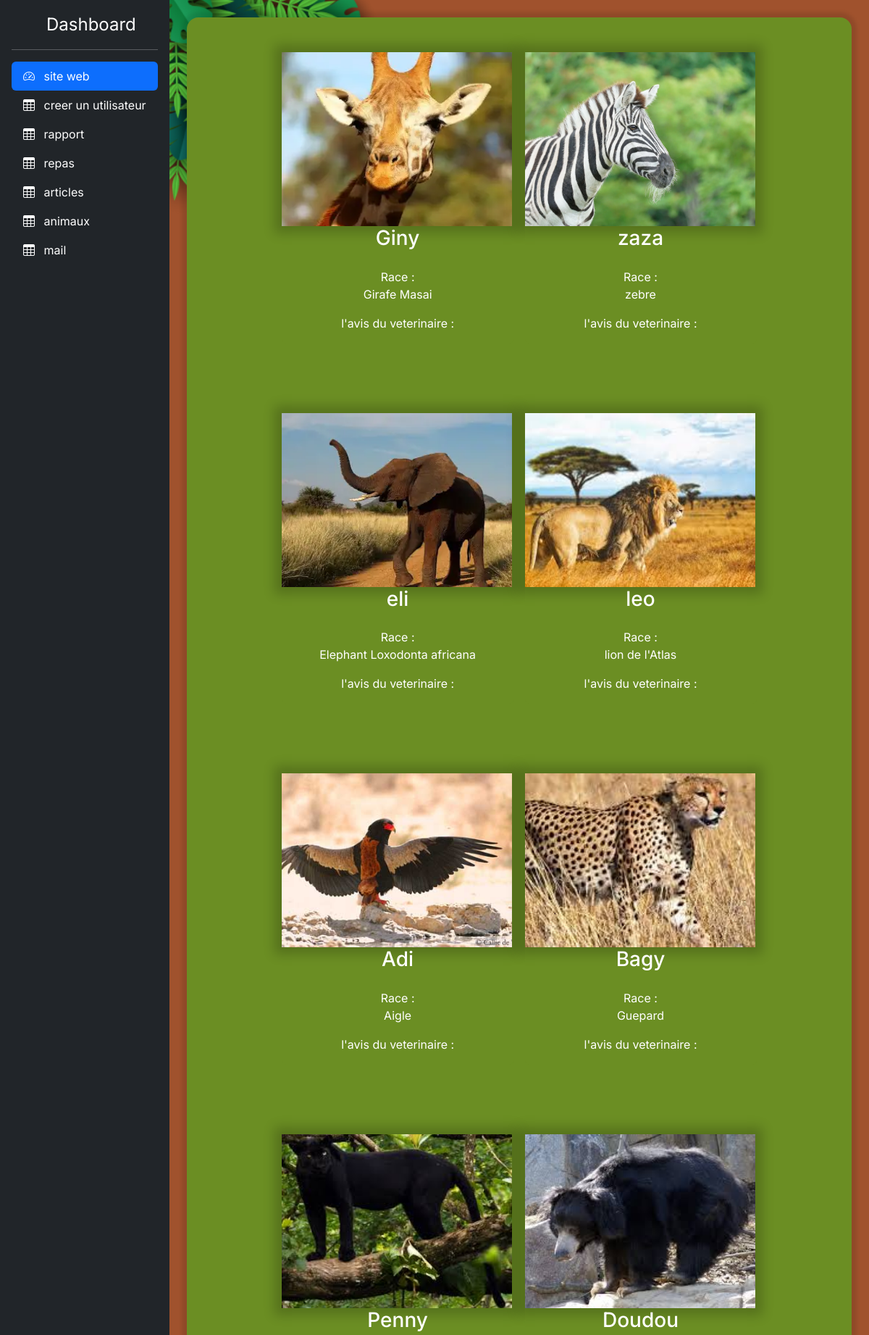
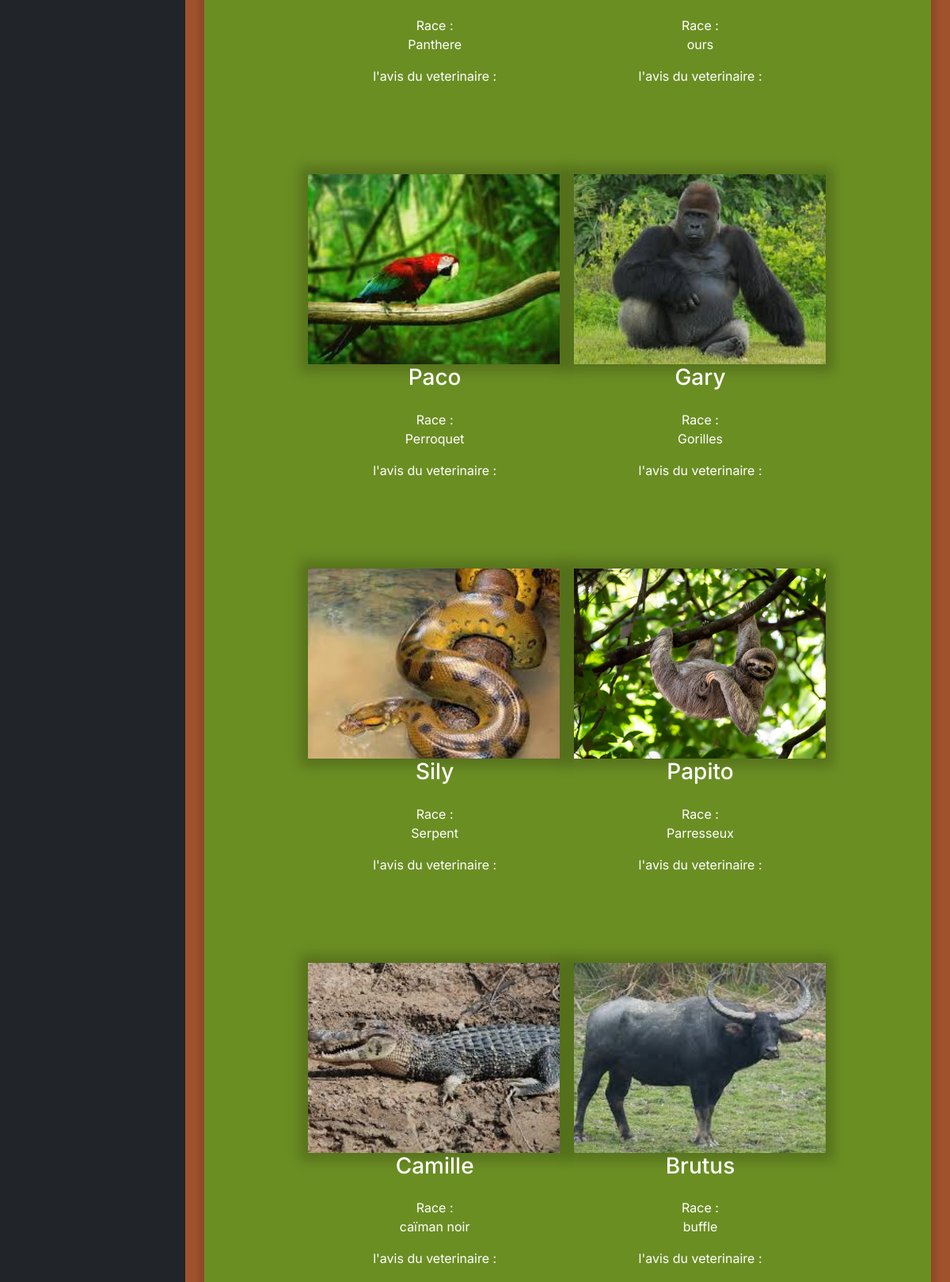
The app's page /admin/templates/animauxcrud.php (signed in, upper part) with its own data (2 pictures, top to bottom).
### tables this page shows
CREATE TABLE animaux
(
    id integer AUTO_INCREMENT PRIMARY KEY,
    prénom varchar(250) not null,
    race varchar(250) not null ,
    habitat integer,
    images integer,
    foreign key (habitat) REFERENCES habitat(id),
    foreign key (images) REFERENCES images(id)
);

CREATE TABLE images
(
    id integer AUTO_INCREMENT PRIMARY KEY,
    chemin varchar(250) null,
    infos varchar(250)
);

### lib/content-index.php (called while the page is built, shortened)
<?php
function getAnimal($pdo) {
    $query = $pdo->prepare("SELECT animaux.id AS animal_id, animaux.prénom, animaux.race, habitat.titre AS habitat_titre, avis_veto.commentaire AS commentaire_veto, avis_veto.date_creation AS date_avis, images.chemin AS image_path FROM habitat LEFT JOIN animaux ON animaux.habitat = habitat.id LEFT JOIN images ON images.id = animaux.images LEFT JOIN avis_veto ON avis_veto.animal_id = animaux.id AND avis_veto.date_creation = ( SELECT MAX(date_creation) FROM avis_veto AS av WHERE av.animal_id = animaux.id );
    ");
    $query->execute();
    $getAnimal=$query->fetchAll(PDO::FETCH_ASSOC);
    return $getAnimal;
};

### admin/templates/animauxcrud.php (the view, shortened to what this page needs)
<?php
require_once "/xampp/htdocs/ZooArcadia/lib/pdo.php";
require_once "/xampp/htdocs/ZooArcadia/lib/content-index.php";
require_once "/xampp/htdocs/ZooArcadia/admin/templates/header.php";
$getAnimal= getAnimal($pdo );
?>
<div class="d-flex justify-content-center mb-4 ">
    <div class="d-flex justify-content-center block-contain container rounded-4 ">
        <div class="row g-0 position-relative align-items-center text-center w-75">
            <?php
        foreach ($getAnimal as $key=>$getAnimals) {
            ?>
            <div class="col-md-6 mb-md-0 p-md-4 d-flex justify-content-center align-items-center flex-column ">
                <div class=" card mycard mb-4 mt-4" style="width: 20rem;">
                    <img src="<?=$getAnimals["image_path"]?>" class="imgcontents img-fluid " alt="...">
                    <h3><?= $getAnimals["prénom"]?></h3>
                    <div class="card-body">
                        <p class="card-text">Race :<br> <?=$getAnimals["race"]?></p>
                    </div>
                    <div>
                        <p>l'avis du veterinaire :<br> <?=$getAnimals["commentaire_veto"]?></p>
                    </div>
                </div>
            </div>
            <?php
 };
?>
        </div>
    </div>
</div>

### records on screen
animaux: images.chemin (picture), prénom "Giny", race "Girafe Masai"
animaux: images.chemin (picture), prénom "zaza", race "zebre"
animaux: images.chemin (picture), prénom "eli", race "Elephant Loxodonta africana"
animaux: images.chemin (picture), prénom "leo", race "lion de l'Atlas"
animaux: images.chemin (picture), prénom "Adi", race "Aigle"
animaux: images.chemin (picture), prénom "Bagy", race "Guepard"
animaux: images.chemin (picture), prénom "Penny", race "Panthere"
animaux: images.chemin (picture), prénom "Doudou", race "ours"
animaux: images.chemin (picture), prénom "Paco", race "Perroquet"
animaux: images.chemin (picture), prénom "Gary", race "Gorilles"
animaux: images.chemin (picture), prénom "Sily", race "Serpent"
animaux: images.chemin (picture), prénom "Papito", race "Parresseux"
animaux: images.chemin (picture), prénom "Camille", race "caïman noir"
animaux: images.chemin (picture), prénom "Brutus", race "buffle"
